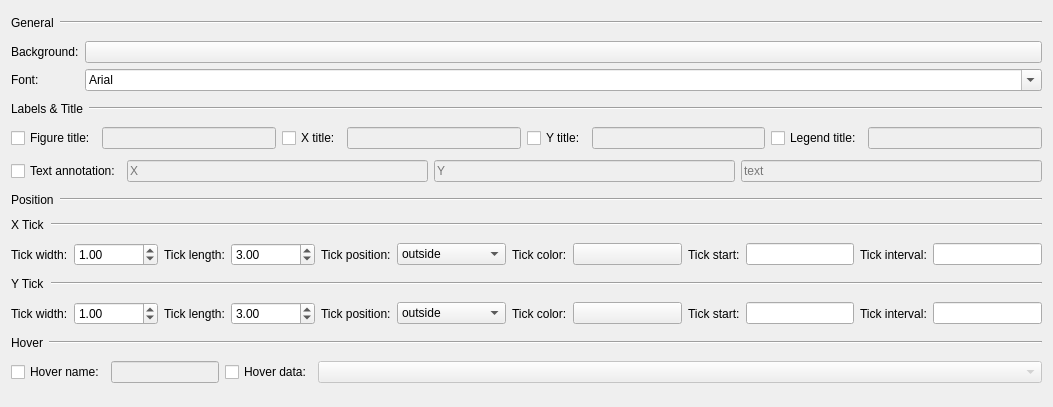
          <widget class="QWidget" name="scrollAreaWidgetContents_2">
           <property name="geometry">
            <rect>
             <x>0</x>
             <y>0</y>
             <width>1053</width>
             <height>407</height>
            </rect>
           </property>
           <layout class="QVBoxLayout" name="verticalLayout_3">
            <item>
             <layout class="QHBoxLayout" name="horizontalLayout_9">
              <item>
               <widget class="QLabel" name="label_5">
                <property name="text">
                 <string>General</string>
                </property>
               </widget>
              </item>
              <item>
               <widget class="Line" name="line">
                <property name="sizePolicy">
                 <sizepolicy hsizetype="Expanding" vsizetype="Fixed">
                  <horstretch>0</horstretch>
                  <verstretch>0</verstretch>
                 </sizepolicy>
                </property>
                <property name="orientation">
                 <enum>Qt::Horizontal</enum>
                </property>
               </widget>
              </item>
             </layout>
            </item>
            <item>
             <layout class="QGridLayout" name="gridLayout_7">
              <item row="0" column="0">
               <widget class="QLabel" name="label_7">
                <property name="text">
                 <string>Background:</string>
                </property>
               </widget>
              </item>
              <item row="0" column="1">
               <widget class="QPushButton" name="pushButton_color">
                <property name="sizePolicy">
                 <sizepolicy hsizetype="Expanding" vsizetype="Fixed">
                  <horstretch>0</horstretch>
                  <verstretch>0</verstretch>
                 </sizepolicy>
                </property>
                <property name="toolTip">
                 <string>Click to change color</string>
                </property>
                <property name="autoFillBackground">
                 <bool>false</bool>
                </property>
                <property name="styleSheet">
                 <string notr="true"/>
                </property>
                <property name="text">
                 <string/>
                </property>
               </widget>
              </item>
              <item row="1" column="0">
               <widget class="QLabel" name="label_6">
                <property name="text">
                 <string>Font:</string>
                </property>
               </widget>
              </item>
              <item row="1" column="1">
               <widget class="QFontComboBox" name="fontComboBox">
                <property name="sizePolicy">
                 <sizepolicy hsizetype="Expanding" vsizetype="Fixed">
                  <horstretch>0</horstretch>
                  <verstretch>0</verstretch>
                 </sizepolicy>
                </property>
                <property name="currentText">
                 <string>Arial</string>
                </property>
               </widget>
              </item>
             </layout>
            </item>
            <item>
             <layout class="QHBoxLayout" name="horizontalLayout_10">
              <item>
               <widget class="QLabel" name="label_10">
                <property name="text">
                 <string>Labels &amp; Title</string>
                </property>
               </widget>
              </item>
              <item>
               <widget class="Line" name="line_2">
                <property name="sizePolicy">
                 <sizepolicy hsizetype="Expanding" vsizetype="Fixed">
                  <horstretch>0</horstretch>
                  <verstretch>0</verstretch>
                 </sizepolicy>
                </property>
                <property name="orientation">
                 <enum>Qt::Horizontal</enum>
                </property>
               </widget>
              </item>
             </layout>
            </item>
            <item>
             <layout class="QHBoxLayout" name="horizontalLayout_12">
              <item>
               <widget class="QCheckBox" name="checkBox_9">
                <property name="text">
                 <string>Figure title:</string>
                </property>
               </widget>
              </item>
              <item>
               <widget class="QLineEdit" name="lineEdit">
                <property name="enabled">
                 <bool>false</bool>
                </property>
                <property name="placeholderText">
                 <string/>
                </property>
               </widget>
              </item>
              <item>
               <widget class="QCheckBox" name="checkBox_10">
                <property name="text">
                 <string>X title:</string>
                </property>
               </widget>
              </item>
              <item>
               <widget class="QLineEdit" name="lineEdit_2">
                <property name="enabled">
                 <bool>false</bool>
                </property>
                <property name="placeholderText">
                 <string/>
                </property>
               </widget>
              </item>
              <item>
               <widget class="QCheckBox" name="checkBox_11">
                <property name="text">
                 <string>Y title:</string>
                </property>
               </widget>
              </item>
              <item>
               <widget class="QLineEdit" name="lineEdit_3">
                <property name="enabled">
                 <bool>false</bool>
                </property>
                <property name="placeholderText">
                 <string/>
                </property>
               </widget>
              </item>
              <item>
               <widget class="QCheckBox" name="checkBox_12">
                <property name="text">
                 <string>Legend title:</string>
                </property>
               </widget>
              </item>
              <item>
               <widget class="QLineEdit" name="lineEdit_4">
                <property name="enabled">
                 <bool>false</bool>
                </property>
                <property name="placeholderText">
                 <string/>
                </property>
               </widget>
              </item>
             </layout>
            </item>
            <item>
             <layout class="QHBoxLayout" name="horizontalLayout_13">
              <item>
               <widget class="QCheckBox" name="checkBox_7">
                <property name="text">
                 <string>Text annotation:</string>
                </property>
               </widget>
              </item>
              <item>
               <widget class="QLineEdit" name="lineEdit_5">
                <property name="enabled">
                 <bool>false</bool>
                </property>
                <property name="placeholderText">
                 <string>X</string>
                </property>
               </widget>
              </item>
              <item>
               <widget class="QLineEdit" name="lineEdit_6">
                <property name="enabled">
                 <bool>false</bool>
                </property>
                <property name="placeholderText">
                 <string>Y</string>
                </property>
               </widget>
              </item>
              <item>
               <widget class="QLineEdit" name="lineEdit_7">
                <property name="enabled">
                 <bool>false</bool>
                </property>
                <property name="text">
                 <string/>
                </property>
                <property name="placeholderText">
                 <string>text</string>
                </property>
               </widget>
              </item>
             </layout>
            </item>
            <item>
             <layout class="QHBoxLayout" name="horizontalLayout_11">
              <item>
               <widget class="QLabel" name="label_13">
                <property name="text">
                 <string>Position</string>
                </property>
               </widget>
              </item>
              <item>
               <widget class="Line" name="line_3">
                <property name="sizePolicy">
                 <sizepolicy hsizetype="Expanding" vsizetype="Fixed">
                  <horstretch>0</horstretch>
                  <verstretch>0</verstretch>
                 </sizepolicy>
                </property>
                <property name="orientation">
                 <enum>Qt::Horizontal</enum>
                </property>
               </widget>
              </item>
             </layout>
            </item>
            <item>
             <layout class="QHBoxLayout" name="horizontalLayout_14">
              <item>
               <widget class="QLabel" name="label_15">
                <property name="text">
                 <string>X Tick</string>
                </property>
               </widget>
              </item>
              <item>
               <widget class="Line" name="line_4">
                <property name="sizePolicy">
                 <sizepolicy hsizetype="Expanding" vsizetype="Fixed">
                  <horstretch>0</horstretch>
                  <verstretch>0</verstretch>
                 </sizepolicy>
                </property>
                <property name="orientation">
                 <enum>Qt::Horizontal</enum>
                </property>
               </widget>
              </item>
             </layout>
            </item>
            <item>
             <layout class="QHBoxLayout" name="horizontalLayout_17">
              <item>
               <widget class="QLabel" name="label_8">
                <property name="text">
                 <string>Tick width:</string>
                </property>
               </widget>
              </item>
              <item>
               <widget class="QDoubleSpinBox" name="doubleSpinBox_2">
                <property name="maximum">
                 <double>9999999999999.000000000000000</double>
                </property>
                <property name="value">
                 <double>1.000000000000000</double>
                </property>
               </widget>
              </item>
              <item>
               <widget class="QLabel" name="label_12">
                <property name="text">
                 <string>Tick length:</string>
                </property>
               </widget>
              </item>
              <item>
               <widget class="QDoubleSpinBox" name="doubleSpinBox_3">
                <property name="maximum">
                 <double>9999999999999.000000000000000</double>
                </property>
                <property name="value">
                 <double>3.000000000000000</double>
                </property>
               </widget>
              </item>
              <item>
               <widget class="QLabel" name="label_9">
                <property name="text">
                 <string>Tick position:</string>
                </property>
               </widget>
              </item>
              <item>
               <widget class="CheckableComboBox" name="comboBox_2">
                <property name="enabled">
                 <bool>true</bool>
                </property>
                <property name="sizePolicy">
                 <sizepolicy hsizetype="Expanding" vsizetype="Fixed">
                  <horstretch>0</horstretch>
                  <verstretch>0</verstretch>
                 </sizepolicy>
                </property>
                <item>
                 <property name="text">
                  <string>outside</string>
                 </property>
                </item>
                <item>
                 <property name="text">
                  <string>inside</string>
                 </property>
                </item>
                <item>
                 <property name="text">
                  <string/>
                 </property>
                </item>
               </widget>
              </item>
              <item>
               <widget class="QLabel" name="label_11">
                <property name="text">
                 <string>Tick color:</string>
                </property>
               </widget>
              </item>
              <item>
               <widget class="QPushButton" name="pushButton_color_2">
                <property name="sizePolicy">
                 <sizepolicy hsizetype="Expanding" vsizetype="Fixed">
                  <horstretch>0</horstretch>
                  <verstretch>0</verstretch>
                 </sizepolicy>
                </property>
                <property name="toolTip">
                 <string>Click to change color</string>
                </property>
                <property name="autoFillBackground">
                 <bool>false</bool>
                </property>
                <property name="styleSheet">
                 <string notr="true"/>
                </property>
                <property name="text">
                 <string/>
                </property>
               </widget>
              </item>
              <item>
               <widget class="QLabel" name="label_14">
                <property name="text">
                 <string>Tick start:</string>
                </property>
               </widget>
              </item>
              <item>
               <widget class="QLineEdit" name="lineEdit_9"/>
              </item>
              <item>
               <widget class="QLabel" name="label_17">
                <property name="text">
                 <string>Tick interval:</string>
                </property>
               </widget>
              </item>
              <item>
               <widget class="QLineEdit" name="lineEdit_10"/>
              </item>
             </layout>
            </item>
            <item>
             <layout class="QHBoxLayout" name="horizontalLayout_19">
              <item>
               <widget class="QLabel" name="label_24">
                <property name="text">
                 <string>Y Tick</string>
                </property>
               </widget>
              </item>
              <item>
               <widget class="Line" name="line_6">
                <property name="sizePolicy">
                 <sizepolicy hsizetype="Expanding" vsizetype="Fixed">
                  <horstretch>0</horstretch>
                  <verstretch>0</verstretch>
                 </sizepolicy>
                </property>
                <property name="orientation">
                 <enum>Qt::Horizontal</enum>
                </property>
               </widget>
              </item>
             </layout>
            </item>
            <item>
             <layout class="QHBoxLayout" name="horizontalLayout_18">
              <item>
               <widget class="QLabel" name="label_18">
                <property name="text">
                 <string>Tick width:</string>
                </property>
               </widget>
              </item>
              <item>
               <widget class="QDoubleSpinBox" name="doubleSpinBox_4">
                <property name="maximum">
                 <double>9999999999999.000000000000000</double>
                </property>
                <property name="value">
                 <double>1.000000000000000</double>
                </property>
               </widget>
              </item>
              <item>
               <widget class="QLabel" name="label_19">
                <property name="text">
                 <string>Tick length:</string>
                </property>
               </widget>
              </item>
              <item>
               <widget class="QDoubleSpinBox" name="doubleSpinBox_5">
                <property name="maximum">
                 <double>9999999999999.000000000000000</double>
                </property>
                <property name="value">
                 <double>3.000000000000000</double>
                </property>
               </widget>
              </item>
              <item>
               <widget class="QLabel" name="label_20">
                <property name="text">
                 <string>Tick position:</string>
                </property>
               </widget>
              </item>
              <item>
               <widget class="CheckableComboBox" name="comboBox_3">
                <property name="enabled">
                 <bool>true</bool>
                </property>
                <property name="sizePolicy">
                 <sizepolicy hsizetype="Expanding" vsizetype="Fixed">
                  <horstretch>0</horstretch>
                  <verstretch>0</verstretch>
                 </sizepolicy>
                </property>
                <item>
                 <property name="text">
                  <string>outside</string>
                 </property>
                </item>
                <item>
                 <property name="text">
                  <string>inside</string>
                 </property>
                </item>
                <item>
                 <property name="text">
                  <string/>
                 </property>
                </item>
               </widget>
              </item>
              <item>
               <widget class="QLabel" name="label_21">
                <property name="text">
                 <string>Tick color:</string>
                </property>
               </widget>
              </item>
              <item>
               <widget class="QPushButton" name="pushButton_color_3">
                <property name="sizePolicy">
                 <sizepolicy hsizetype="Expanding" vsizetype="Fixed">
                  <horstretch>0</horstretch>
                  <verstretch>0</verstretch>
                 </sizepolicy>
                </property>
                <property name="toolTip">
                 <string>Click to change color</string>
                </property>
                <property name="autoFillBackground">
                 <bool>false</bool>
                </property>
                <property name="styleSheet">
                 <string notr="true"/>
                </property>
                <property name="text">
                 <string/>
                </property>
               </widget>
              </item>
              <item>
               <widget class="QLabel" name="label_22">
                <property name="text">
                 <string>Tick start:</string>
                </property>
               </widget>
              </item>
              <item>
               <widget class="QLineEdit" name="lineEdit_11"/>
              </item>
              <item>
               <widget class="QLabel" name="label_23">
                <property name="text">
                 <string>Tick interval:</string>
                </property>
               </widget>
              </item>
              <item>
               <widget class="QLineEdit" name="lineEdit_12"/>
              </item>
             </layout>
            </item>
            <item>
             <layout class="QHBoxLayout" name="horizontalLayout_15">
              <item>
               <widget class="QLabel" name="label_16">
                <property name="text">
                 <string>Hover</string>
                </property>
               </widget>
              </item>
              <item>
               <widget class="Line" name="line_5">
                <property name="sizePolicy">
                 <sizepolicy hsizetype="Expanding" vsizetype="Fixed">
                  <horstretch>0</horstretch>
                  <verstretch>0</verstretch>
                 </sizepolicy>
                </property>
                <property name="orientation">
                 <enum>Qt::Horizontal</enum>
                </property>
               </widget>
              </item>
             </layout>
            </item>
            <item>
             <layout class="QHBoxLayout" name="horizontalLayout_16">
              <item>
               <widget class="QCheckBox" name="checkBox_8">
                <property name="text">
                 <string>Hover name:</string>
                </property>
               </widget>
              </item>
              <item>
               <widget class="QLineEdit" name="lineEdit_8">
                <property name="enabled">
                 <bool>false</bool>
                </property>
                <property name="sizePolicy">
                 <sizepolicy hsizetype="Preferred" vsizetype="Fixed">
                  <horstretch>0</horstretch>
                  <verstretch>0</verstretch>
                 </sizepolicy>
                </property>
               </widget>
              </item>
              <item>
               <widget class="QCheckBox" name="checkBox_13">
                <property name="text">
                 <string>Hover data:</string>
                </property>
               </widget>
              </item>
              <item>
               <widget class="CheckableComboBox" name="comboBox">
                <property name="enabled">
                 <bool>false</bool>
                </property>
                <property name="sizePolicy">
                 <sizepolicy hsizetype="Expanding" vsizetype="Fixed">
                  <horstretch>0</horstretch>
                  <verstretch>0</verstretch>
                 </sizepolicy>
                </property>
               </widget>
              </item>
             </layout>
            </item>
           </layout>
          </widget>
